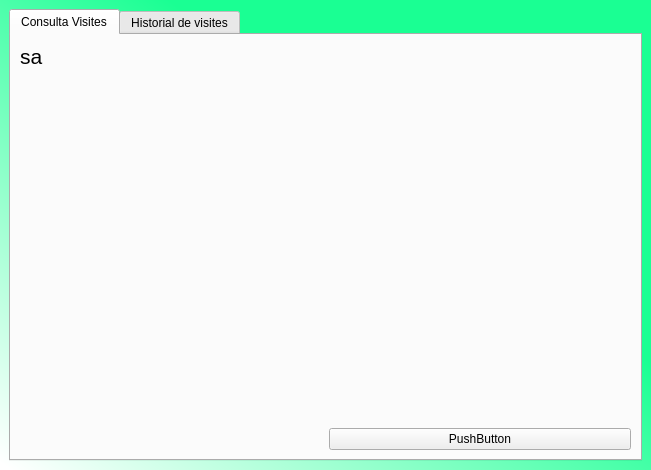
<?xml version="1.0" encoding="UTF-8"?>
<ui version="4.0">
 <class>Roles</class>
 <widget class="QMainWindow" name="Roles">
  <property name="geometry">
   <rect>
    <x>0</x>
    <y>0</y>
    <width>651</width>
    <height>470</height>
   </rect>
  </property>
  <property name="windowTitle">
   <string>Metge</string>
  </property>
  <property name="styleSheet">
   <string notr="true">QWidget#centralwidget{
background-color: qlineargradient(spread:pad, x1:0.637, y1:0.392364, x2:0.01, y2:0.994, stop:0 rgba(26, 255, 147, 255), stop:1 rgba(255, 255, 255, 255));
}</string>
  </property>
  <widget class="QWidget" name="centralwidget">
   <layout class="QGridLayout" name="gridLayout">
    <item row="0" column="0">
     <widget class="QTabWidget" name="tabWidget">
      <property name="currentIndex">
       <number>0</number>
      </property>
      <widget class="QWidget" name="ConsultaVisites">
       <attribute name="title">
        <string>Consulta Visites</string>
       </attribute>
       <layout class="QGridLayout" name="gridLayout_2">
        <item row="2" column="1">
         <widget class="QPushButton" name="pushButton">
          <property name="text">
           <string>PushButton</string>
          </property>
         </widget>
        </item>
        <item row="1" column="0">
         <spacer name="verticalSpacer">
          <property name="orientation">
           <enum>Qt::Vertical</enum>
          </property>
          <property name="sizeHint" stdset="0">
           <size>
            <width>20</width>
            <height>40</height>
           </size>
          </property>
         </spacer>
        </item>
        <item row="0" column="0">
         <widget class="QLabel" name="usuari">
          <property name="font">
           <font>
            <family>MS Shell Dlg 2</family>
            <pointsize>16</pointsize>
            <weight>50</weight>
            <italic>false</italic>
            <bold>false</bold>
           </font>
          </property>
          <property name="styleSheet">
           <string notr="true">font: 16pt &quot;MS Shell Dlg 2&quot;;
color: Black;</string>
          </property>
          <property name="text">
           <string>&lt;html&gt;&lt;head/&gt;&lt;body&gt;&lt;p&gt;sa&lt;/p&gt;&lt;/body&gt;&lt;/html&gt;</string>
          </property>
         </widget>
        </item>
       </layout>
      </widget>
      <widget class="QWidget" name="HistorialDeVisites">
       <attribute name="title">
        <string>Historial de visites</string>
       </attribute>
       <layout class="QGridLayout" name="gridLayout_3">
        <item row="0" column="0">
         <widget class="QLabel" name="usuari_2">
          <property name="font">
           <font>
            <family>MS Shell Dlg 2</family>
            <pointsize>16</pointsize>
            <weight>50</weight>
            <italic>false</italic>
            <bold>false</bold>
           </font>
          </property>
          <property name="styleSheet">
           <string notr="true">font: 16pt &quot;MS Shell Dlg 2&quot;;
color: Black;</string>
          </property>
          <property name="text">
           <string>&lt;html&gt;&lt;head/&gt;&lt;body&gt;&lt;p&gt;sa&lt;/p&gt;&lt;/body&gt;&lt;/html&gt;</string>
          </property>
         </widget>
        </item>
        <item row="1" column="0">
         <spacer name="verticalSpacer_2">
          <property name="orientation">
           <enum>Qt::Vertical</enum>
          </property>
          <property name="sizeHint" stdset="0">
           <size>
            <width>20</width>
            <height>40</height>
           </size>
          </property>
         </spacer>
        </item>
        <item row="2" column="1">
         <widget class="QPushButton" name="pushButton_2">
          <property name="text">
           <string>PushButton</string>
          </property>
         </widget>
        </item>
       </layout>
      </widget>
     </widget>
    </item>
   </layout>
  </widget>
  <action name="actionmeni">
   <property name="text">
    <string>meni</string>
   </property>
  </action>
  <action name="actiona">
   <property name="text">
    <string>a</string>
   </property>
  </action>
  <action name="actiona_2">
   <property name="text">
    <string>a</string>
   </property>
  </action>
 </widget>
 <resources/>
 <connections/>
</ui>
